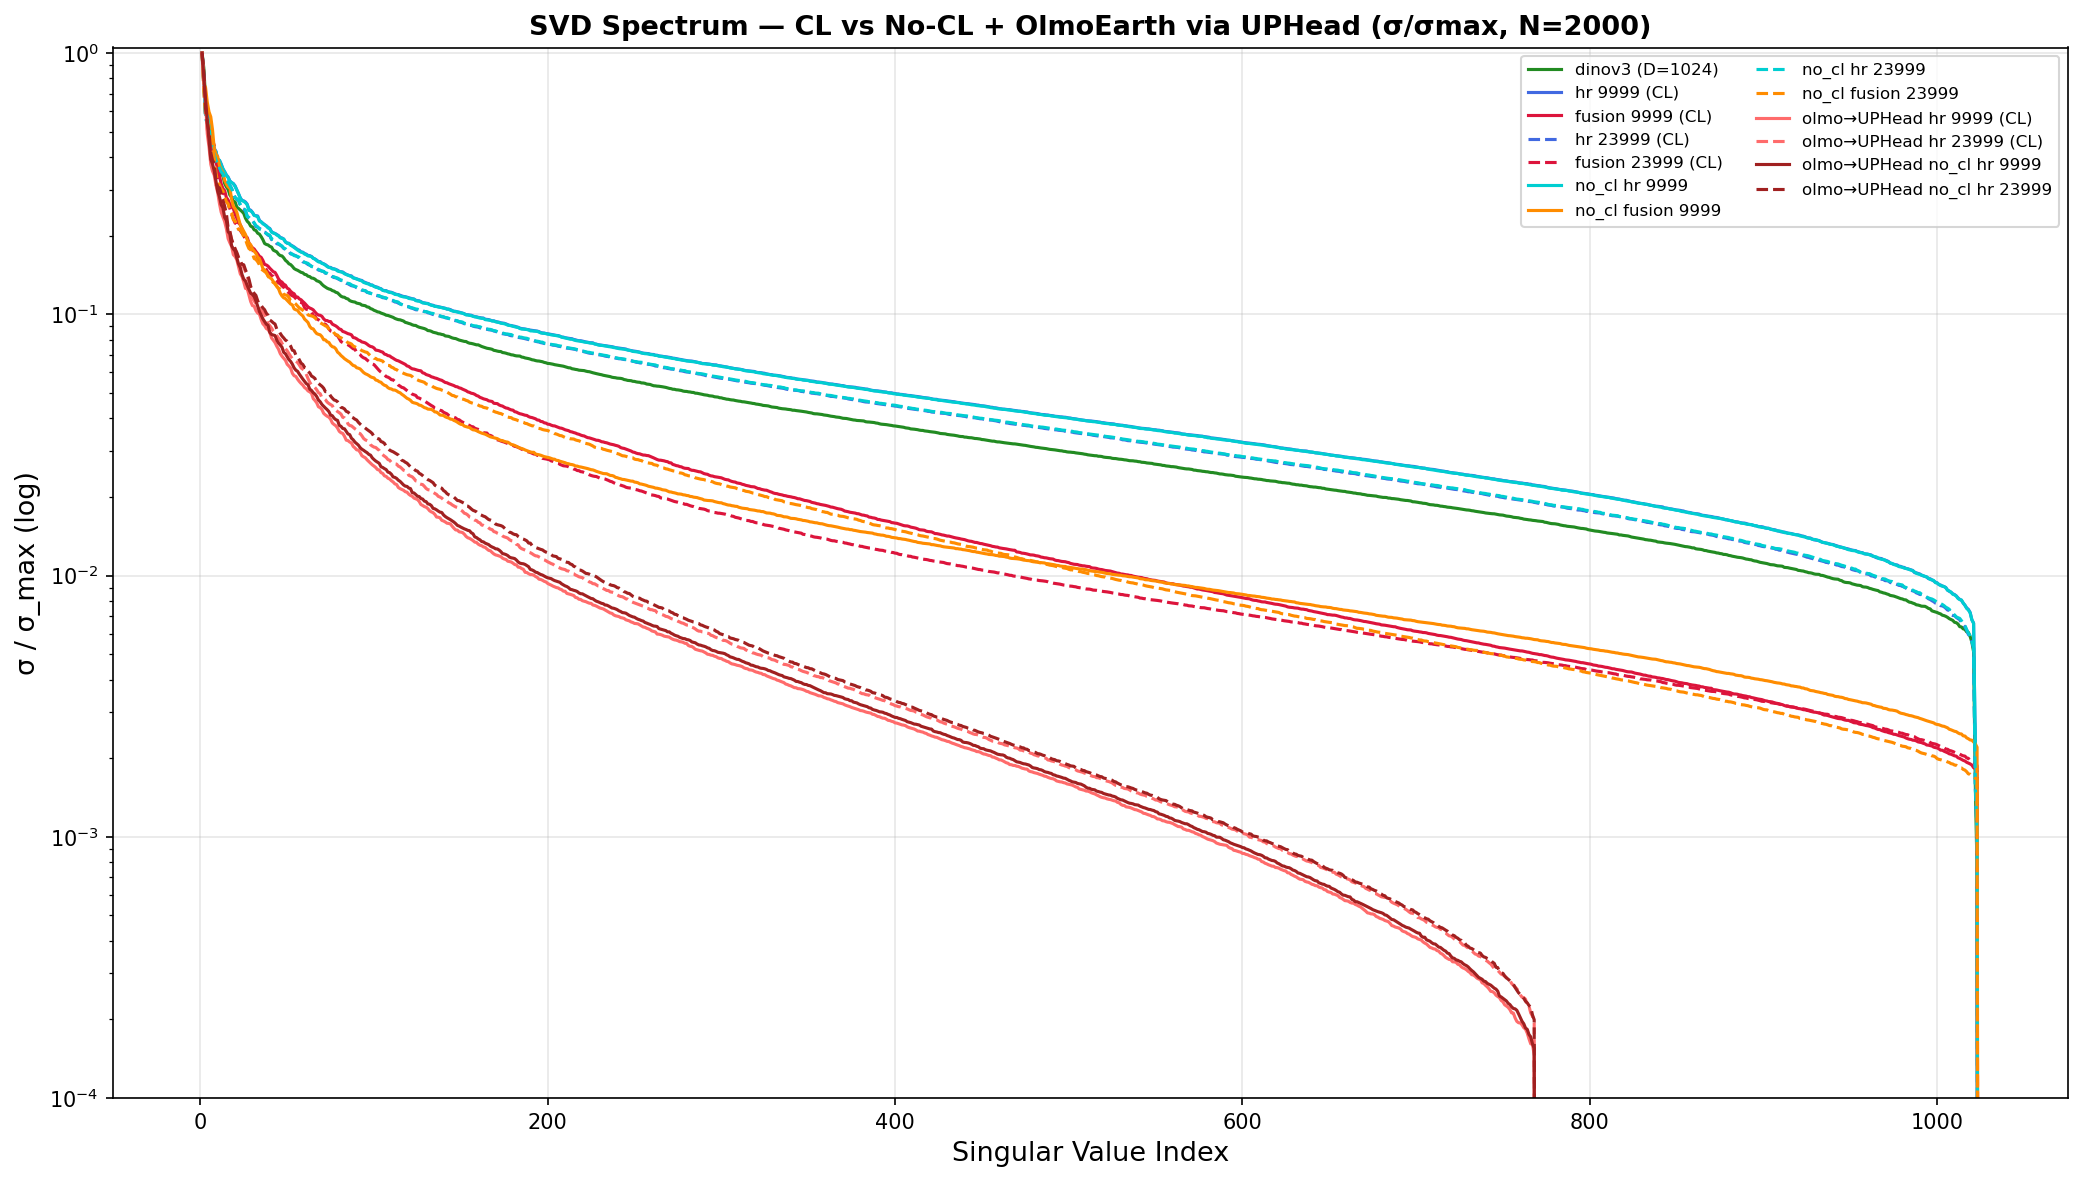

Source code (Python):
"""
Task 3b — CL vs No-CL SVD Spectrum (σ/σmax, log-Y).
10 curves: dinov3, hr/fusion × {9999,23999} × {CL, no_cl}, OlmoEarth.
Color scheme:
  HR (CL):      blue   |  Fusion (CL):     red
  HR (no_cl):   cyan   |  Fusion (no_cl):  orange
  dinov3:       green  |  OlmoEarth:       purple
  9999 = solid, 23999 = dashed.
"""

import sys, types, random, glob, os, numpy as np, torch, torch.nn as nn, cv2
import pandas as pd
import matplotlib; matplotlib.use("Agg")
import matplotlib.pyplot as plt

SEED = 42; N = 2000
random.seed(SEED); np.random.seed(SEED); torch.manual_seed(SEED); torch.cuda.manual_seed_all(SEED)

sys.modules["dinov3.models.RS_vision_transformer"] = types.ModuleType("x")
eu = types.ModuleType("dinov3.eval.utils"); eu.ModelWithIntermediateLayers = type("M",(),{})
sys.modules["dinov3.eval.utils"] = eu
sys.path.insert(0, "/mnt/ht2-nas2/00-model/00-limx/Codes/dinov3-main")
from dinov3.models.vision_transformer import vit_large
from dinov3.models.croma_vit_crosself_integration_opimize import MultiLayerCustomEncoder

sys.path.insert(0, "/mnt/ht2-nas2/00-model/00-fb/olmo_test/olmoearth_inference_v2_1")

VITS_CKPT    = "/mnt/ht2-nas2/models/dinov3_vitl16_pretrain_lvd1689m-8aa4cbdd.pth"
CL_9999      = "/mnt/qh2-nas3/00-model/00-limx/Dinov3/ckpt/stage2+stage3-zhejiang/9999.pth"
CL_23999     = "/mnt/qh2-nas3/00-model/00-limx/Dinov3/ckpt/stage2+stage3-zhejiang/23999.pth"
NO_CL_9999   = "/mnt/qh2-nas3/00-model/00-limx/Dinov3/ckpt/stage2+stage3-zhejiang_no_cl/9999.pth"
NO_CL_23999  = "/mnt/qh2-nas3/00-model/00-limx/Dinov3/ckpt/stage2+stage3-zhejiang_no_cl/23999.pth"
OLMO_CKPT    = "/mnt/ht2-nas2/EO_test/model/OlmoEarth-v1-Base/weights.pth"
OLMO_H5_DIR  = "/mnt/ht2-nas2/00-model/00-fb/olmo_test/inference_data"
POTSDAM_DIR  = "/mnt/qh2-nas3/00-model/00-limx/datasets/potsdam/img_dir"
OUT_DIR      = "/mnt/qh2-nas3/00-model/00-fb/visualise"
CACHE_DIR    = os.path.join(OUT_DIR, "cache")
FUS_SIZE, FUS_GRID = 480, 30

POTSDAM_MEAN = np.array([97.61828308705, 92.50345435337714, 85.8699012576488])
POTSDAM_STD  = np.array([36.295481104983764, 35.3808408869616, 36.78625007116312])
DEVICE = torch.device("cuda" if torch.cuda.is_available() else "cpu")
print(f"Device: {DEVICE}")
os.makedirs(CACHE_DIR, exist_ok=True)

class UPHead(nn.Module):
    def __init__(self, in_dim=768, out_dim=1024):
        super().__init__()
        self.decoder = nn.Sequential(nn.Linear(in_dim, out_dim), nn.LayerNorm(out_dim))
    def forward(self, x):
        return self.decoder(x)

def load_uphead(ckpt_path):
    head = UPHead(768, 1024)
    ckpt = torch.load(ckpt_path, map_location="cpu", weights_only=False)
    sd = {k[len("embed_head."):]: v for k,v in ckpt.items()
          if isinstance(v, torch.Tensor) and k.startswith("embed_head.")}
    head.load_state_dict(sd, strict=True)
    return head.to(DEVICE).eval()

def _unwrap(ckpt):
    for c in ("model","state_dict","teacher","student"):
        if isinstance(ckpt,dict) and c in ckpt and isinstance(ckpt[c],dict): return ckpt[c]
    return ckpt

def load_img(fp, sz=512):
    img = cv2.cvtColor(cv2.imread(fp,1), cv2.COLOR_BGR2RGB)
    img = cv2.resize(img,(sz,sz)).astype(np.float32)
    return torch.from_numpy(((img-POTSDAM_MEAN)/POTSDAM_STD)).float().permute(2,0,1).unsqueeze(0)

def build_dinov3(img_size=512):
    vit = vit_large(patch_size=16, img_size=img_size, n_storage_tokens=4, layerscale_init=1e-5)
    vit.load_state_dict(_unwrap(torch.load(VITS_CKPT,map_location="cpu",weights_only=False)), strict=False)
    return vit.to(DEVICE).eval()

def _build_vit(ckpt_path, img_size):
    vit = vit_large(patch_size=16, img_size=img_size, n_storage_tokens=4, layerscale_init=1e-5)
    ckpt = torch.load(ckpt_path, map_location="cpu", weights_only=False)
    sd = {k[9:]:v for k,v in ckpt.items() if isinstance(v,torch.Tensor) and k.startswith("backbone.")}
    vit.load_state_dict(sd, strict=False)
    return vit.to(DEVICE).eval()

def _build_mce(ckpt_path):
    vit = vit_large(patch_size=16, img_size=FUS_SIZE, n_storage_tokens=4, layerscale_init=1e-5)
    mce = MultiLayerCustomEncoder(dim=1024, depth=3, num_heads=8, num_patches_q=FUS_GRID**2, num_patches_kv=144, ff_mult=4)
    ckpt = torch.load(ckpt_path, map_location="cpu", weights_only=False)
    sdv = {k[9:]:v for k,v in ckpt.items() if isinstance(v,torch.Tensor) and k.startswith("backbone.")}
    sdm = {k[15:]:v for k,v in ckpt.items() if isinstance(v,torch.Tensor) and k.startswith("fusion_backbone.")}
    vit.load_state_dict(sdv, strict=False); mce.load_state_dict(sdm, strict=False)
    return vit.to(DEVICE).eval(), mce.to(DEVICE).eval()

def _extract_hr(vit, fps, img_size=512, bs=64, label=""):
    feats = []
    for s in range(0,len(fps),bs):
        e=min(s+bs,len(fps))
        xb = torch.cat([load_img(fp,img_size).to(DEVICE) for fp in fps[s:e]])
        with torch.no_grad(), torch.autocast("cuda",torch.bfloat16):
            _,cls = vit.get_intermediate_layers(xb,n=[23],return_class_token=True,reshape=False,norm=True)[0]
        feats.extend(cls.cpu().chunk(xb.shape[0]))
        if e%400==0 or e>=len(fps): print(f"  {label}: {e}/{len(fps)}")
    return torch.stack([f.squeeze(0) for f in feats])

def _extract_fusion(vit, mce, fps, label="", bs=64):
    feats = []
    for s in range(0,len(fps),bs):
        e=min(s+bs,len(fps))
        xb = torch.cat([load_img(fp,FUS_SIZE).to(DEVICE) for fp in fps[s:e]])
        B=xb.shape[0]
        with torch.no_grad(), torch.autocast("cuda",torch.bfloat16):
            gp,_ = vit.get_intermediate_layers(xb,n=[23],return_class_token=True,reshape=False,norm=True)[0]
            ctx = mce.fusion_mask_token.expand(B,mce.num_patches_kv,-1).to(gp.dtype)
            bias = mce.attn_bias.to(gp.dtype); cbias = mce.cross_attn_bias.to(gp.dtype); cs = mce.cross_scale.to(gp.dtype)
            x=gp
            for blk in mce.blocks:
                x = x+blk["self_attn"](x,bias); x = x+cs*blk["cross_attn"](x,ctx,cbias); x = x+blk["ffn"](x)
            x = mce.norm_out(x)
        feats.append(x.mean(1).cpu())
        if e%400==0 or e>=len(fps): print(f"  {label}: {e}/{len(fps)}")
    return torch.cat(feats)[:len(fps)]

def build_olmoearth():
    from dataload.model import load_model_direct, load_model_with_weights
    m = load_model_direct().to(DEVICE).eval()
    m = load_model_with_weights(m, OLMO_CKPT)
    return m

def extract_olmoearth(model, h5_indices, bs=2):
    from torch.utils.data import DataLoader
    from dataload.h5_loader import MultiModalEarthDataset, multimodal_collate_fn
    df = pd.DataFrame([{"sample_index":i,"sentinel2_l2a":1,"sentinel1":1,"landsat":1} for i in h5_indices])
    csv = f"{OUT_DIR}/olmo_metadata_tmp.csv"; df.to_csv(csv, index=False)
    ds = MultiModalEarthDataset(csv, OLMO_H5_DIR, patch_size=4, normalize_strategy="predefined")
    loader = DataLoader(ds, batch_size=bs, collate_fn=multimodal_collate_fn, shuffle=False, num_workers=0)
    feats = []; proc=0; tot=len(h5_indices)
    for sample in loader:
        sample = sample.to_device(DEVICE)
        with torch.no_grad(), torch.autocast("cuda",torch.bfloat16):
            out = model(sample, fast_pass=True, patch_size=4)
        tam = out["tokens_and_masks"]
        pools = [getattr(tam,m).mean(dim=[3,4]) for m in tam.modalities]
        feats.append(torch.stack(pools).mean(0).mean(dim=[1,2]).cpu())
        proc += pools[0].shape[0]
        if proc%200==0 or proc>=tot: print(f"  olmo: {proc}/{tot}")
    return torch.cat(feats)[:tot]

def _load_or_extract(cache_path, fn, label=""):
    if os.path.exists(cache_path):
        F = torch.load(cache_path, map_location="cpu")
        print(f"  {label}: cached {tuple(F.shape)}"); return F
    F = fn(); torch.save(F, cache_path)
    print(f"  {label}: saved cache"); return F

def main():
    ck = f"seed{SEED}_n{N}"
    all_imgs = sorted(glob.glob(f"{POTSDAM_DIR}/train/*.png")+glob.glob(f"{POTSDAM_DIR}/val/*.png"))
    all_h5 = sorted(glob.glob(f"{OLMO_H5_DIR}/sample_*.h5"))
    h5_idx = sorted([int(f.rsplit("_",1)[-1].split(".")[0]) for f in all_h5])
    fps = random.Random(SEED).sample(all_imgs, N)
    olmo_idx = random.Random(SEED).sample(h5_idx, min(N, len(h5_idx)))
    print(f"Potsdam: {len(all_imgs)} → {N}   Olmo: {len(h5_idx)} → {len(olmo_idx)}")

    # (cache_key_suffix, extract_lambda, label)
    jobs = [
        ("dino",         lambda: _extract_hr(build_dinov3(), fps, label="dinov3"),                    "dinov3"),
        ("cl_hr_9999",   lambda: _extract_hr(_build_vit(CL_9999,512), fps, label="cl_hr_9999"),       "hr 9999 (CL)"),
        ("cl_fus_9999",  lambda: _extract_fusion(*_build_mce(CL_9999), fps, "cl_fus_9999"),           "fusion 9999 (CL)"),
        ("cl_hr_23999",  lambda: _extract_hr(_build_vit(CL_23999,512), fps, label="cl_hr_23999"),     "hr 23999 (CL)"),
        ("cl_fus_23999", lambda: _extract_fusion(*_build_mce(CL_23999), fps, "cl_fus_23999"),         "fusion 23999 (CL)"),
        ("nocl_hr_9999", lambda: _extract_hr(_build_vit(NO_CL_9999,512), fps, label="nocl_hr_9999"),  "no_cl hr 9999"),
        ("nocl_fus_9999",lambda: _extract_fusion(*_build_mce(NO_CL_9999), fps, "nocl_fus_9999"),      "no_cl fusion 9999"),
        ("nocl_hr_23999",lambda: _extract_hr(_build_vit(NO_CL_23999,512), fps, label="nocl_hr_23999"),"no_cl hr 23999"),
        ("nocl_fus_23999",lambda: _extract_fusion(*_build_mce(NO_CL_23999), fps, "nocl_fus_23999"),   "no_cl fusion 23999"),
    ]

    Fs = {}
    for suffix, fn, label in jobs:
        print(f"\n=== {label} ===")
        F = _load_or_extract(f"{CACHE_DIR}/F_{suffix}_{ck}.pt", fn, label)
        print(f"  {tuple(F.shape)}")
        if DEVICE.type=="cuda": torch.cuda.empty_cache()

    print("\n=== OlmoEarth (raw, cached) ===")
    F_olmo_raw = _load_or_extract(
        f"{CACHE_DIR}/F_olmo_{ck}.pt",
        lambda: extract_olmoearth(build_olmoearth(), olmo_idx), "olmo")
    print(f"  raw: {tuple(F_olmo_raw.shape)}")

    # Apply UPHead from each checkpoint to OlmoEarth features
    olmo_configs = [
        ("olmo_cl_9999",    CL_9999,     "olmo hr 9999 (CL)"),
        ("olmo_cl_23999",   CL_23999,    "olmo hr 23999 (CL)"),
        ("olmo_nocl_9999",  NO_CL_9999,  "olmo no_cl hr 9999"),
        ("olmo_nocl_23999", NO_CL_23999, "olmo no_cl hr 23999"),
    ]
    Fs_olmo = {}
    for suffix, ckpt_path, label in olmo_configs:
        head = load_uphead(ckpt_path)
        with torch.no_grad():
            F_1024 = head(F_olmo_raw.to(DEVICE)).cpu()
        Fs_olmo[suffix] = F_1024
        print(f"  {label}: {tuple(F_1024.shape)}")

    # SVD
    def svd(F, name):
        Fc = F - F.mean(dim=0,keepdim=True)
        U,S,_ = torch.linalg.svd(Fc.float(), full_matrices=False)
        S = (S/S[0]).numpy()
        print(f"  {name}: σ/σmax [{S[-1]:.2e}, 1]")
        return S

    spectra = {}
    for suffix, _, label in jobs:
        F = torch.load(f"{CACHE_DIR}/F_{suffix}_{ck}.pt", map_location="cpu")
        spectra[suffix] = svd(F, label)
    for suffix, _, label in olmo_configs:
        spectra[suffix] = svd(Fs_olmo[suffix], label)

    # Plot with color scheme
    # HR(CL)=blue, Fusion(CL)=crimson, HR(no_cl)=cyan, Fusion(no_cl)=darkorange
    # 9999=solid, 23999=dashed; dinov3=green
    # OlmoEarth via UPHead: 4 gradient reds (CL=lighter, no_cl=darker)
    C = {
        "dino":              ("forestgreen",  "-"),
        "cl_hr_9999":        ("royalblue",    "-"),
        "cl_hr_23999":       ("royalblue",    "--"),
        "cl_fus_9999":       ("crimson",      "-"),
        "cl_fus_23999":      ("crimson",      "--"),
        "nocl_hr_9999":      ("darkturquoise","-"),
        "nocl_hr_23999":     ("darkturquoise","--"),
        "nocl_fus_9999":     ("darkorange",   "-"),
        "nocl_fus_23999":    ("darkorange",   "--"),
        "olmo_cl_9999":      ("#FF6B6B",      "-"),   # light red
        "olmo_cl_23999":     ("#FF6B6B",      "--"),
        "olmo_nocl_9999":    ("#A02020",      "-"),   # dark red
        "olmo_nocl_23999":   ("#A02020",      "--"),
    }
    L = {
        "dino":              "dinov3 (D=1024)",
        "cl_hr_9999":        "hr 9999 (CL)",
        "cl_hr_23999":       "hr 23999 (CL)",
        "cl_fus_9999":       "fusion 9999 (CL)",
        "cl_fus_23999":      "fusion 23999 (CL)",
        "nocl_hr_9999":      "no_cl hr 9999",
        "nocl_hr_23999":     "no_cl hr 23999",
        "nocl_fus_9999":     "no_cl fusion 9999",
        "nocl_fus_23999":    "no_cl fusion 23999",
        "olmo_cl_9999":      "olmo→UPHead hr 9999 (CL)",
        "olmo_cl_23999":     "olmo→UPHead hr 23999 (CL)",
        "olmo_nocl_9999":    "olmo→UPHead no_cl hr 9999",
        "olmo_nocl_23999":   "olmo→UPHead no_cl hr 23999",
    }

    fig, ax = plt.subplots(figsize=(14, 8))
    order = ["dino","cl_hr_9999","cl_fus_9999","cl_hr_23999","cl_fus_23999",
             "nocl_hr_9999","nocl_fus_9999","nocl_hr_23999","nocl_fus_23999",
             "olmo_cl_9999","olmo_cl_23999","olmo_nocl_9999","olmo_nocl_23999"]
    for key in order:
        S = spectra[key]
        color, ls = C[key]
        ax.plot(np.arange(1,len(S)+1), S, color=color, ls=ls, lw=1.5, label=L[key])

    all_S = np.concatenate([spectra[k] for k in order])
    ax.set_ylim(bottom=1e-4, top=1.05)
    ax.set_yscale("log"); ax.set_xlabel("Singular Value Index", fontsize=13)
    ax.set_ylabel("σ / σ_max (log)", fontsize=13)
    ax.set_title(f"SVD Spectrum — CL vs No-CL + OlmoEarth via UPHead (σ/σmax, N={N})", fontsize=13, fontweight="bold")
    ax.legend(fontsize=8, ncol=2); ax.grid(True, alpha=0.3)
    plt.tight_layout()
    out = f"{OUT_DIR}/task3_cl_vs_nocl.png"
    plt.savefig(out, dpi=150, bbox_inches="tight", facecolor="white")
    print(f"\nSaved: {out}")

if __name__=="__main__": main()
